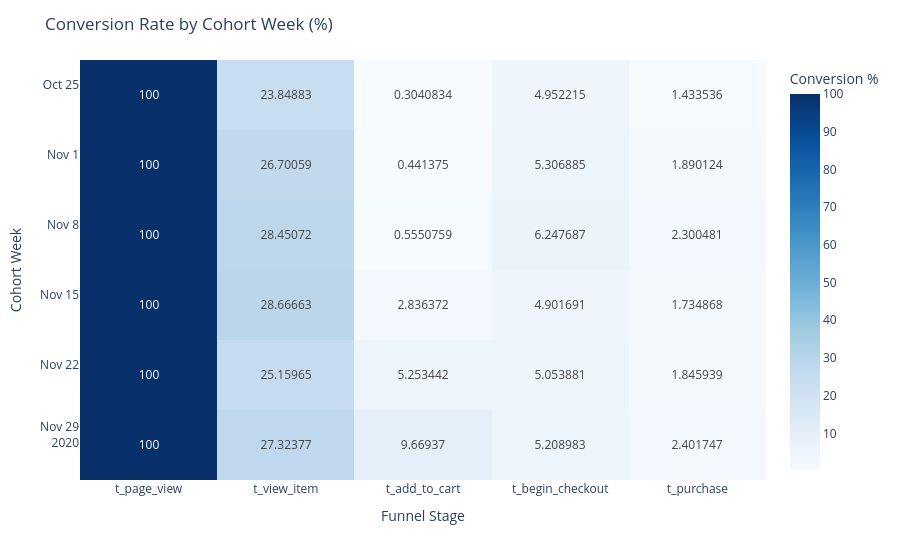

Notebook source saved alongside this figure:
### Markdown cell above
#### Sequential funnel

### Code cell
import plotly.express as px

fig = px.imshow(
    overall_conversion,
    labels=dict(x="Funnel Stage", y="Cohort Week", color="Conversion %"),
    text_auto=True,
    color_continuous_scale="Blues",
    aspect="auto"
)
fig.update_layout(title="Conversion Rate by Cohort Week (%)")
fig.show()

### Figure 1 — Plotly figure (JSON) as saved in the notebook; plotly's stock layout.template omitted (floating-point values rounded to 4 significant figures)
{"data": [{"coloraxis": "coloraxis", "hovertemplate": "Funnel Stage: %{x}<br>Cohort Week: %{y}<br>Conversion %: %{z}<extra></extra>", "name": "0", "texttemplate": "%{z}", "type": "heatmap", "x": ["t_page_view", "t_view_item", "t_add_to_cart", "t_begin_checkout", "t_purchase"], "xaxis": "x", "y": ["2020-10-26T00:00:00.000000", "2020-11-02T00:00:00.000000", "2020-11-09T00:00:00.000000", "2020-11-16T00:00:00.000000", "2020-11-23T00:00:00.000000", "2020-11-30T00:00:00.000000"], "yaxis": "y", "z": [[100.0, 23.85, 0.3041, 4.952, 1.434], [100.0, 26.7, 0.4414, 5.307, 1.89], [100.0, 28.45, 0.5551, 6.248, 2.3], [100.0, 28.67, 2.836, 4.902, 1.735], [100.0, 25.16, 5.253, 5.054, 1.846], [100.0, 27.32, 9.669, 5.209, 2.402]]}], "layout": {"coloraxis": {"autocolorscale": false, "colorbar": {"title": {"text": "Conversion %"}}, "colorscale": [[0, "rgb(247,251,255)"], [0.125, "rgb(222,235,247)"], [0.25, "rgb(198,219,239)"], [0.375, "rgb(158,202,225)"], [0.5, "rgb(107,174,214)"], [0.625, "rgb(66,146,198)"], [0.75, "rgb(33,113,181)"], [0.875, "rgb(8,81,156)"], [1, "rgb(8,48,107)"]]}, "margin": {"t": 60}, "title": {"text": "Conversion Rate by Cohort Week (%)"}, "xaxis": {"anchor": "y", "domain": [0, 1], "title": {"text": "Funnel Stage"}}, "yaxis": {"anchor": "x", "autorange": "reversed", "domain": [0, 1], "title": {"text": "Cohort Week"}}}}
